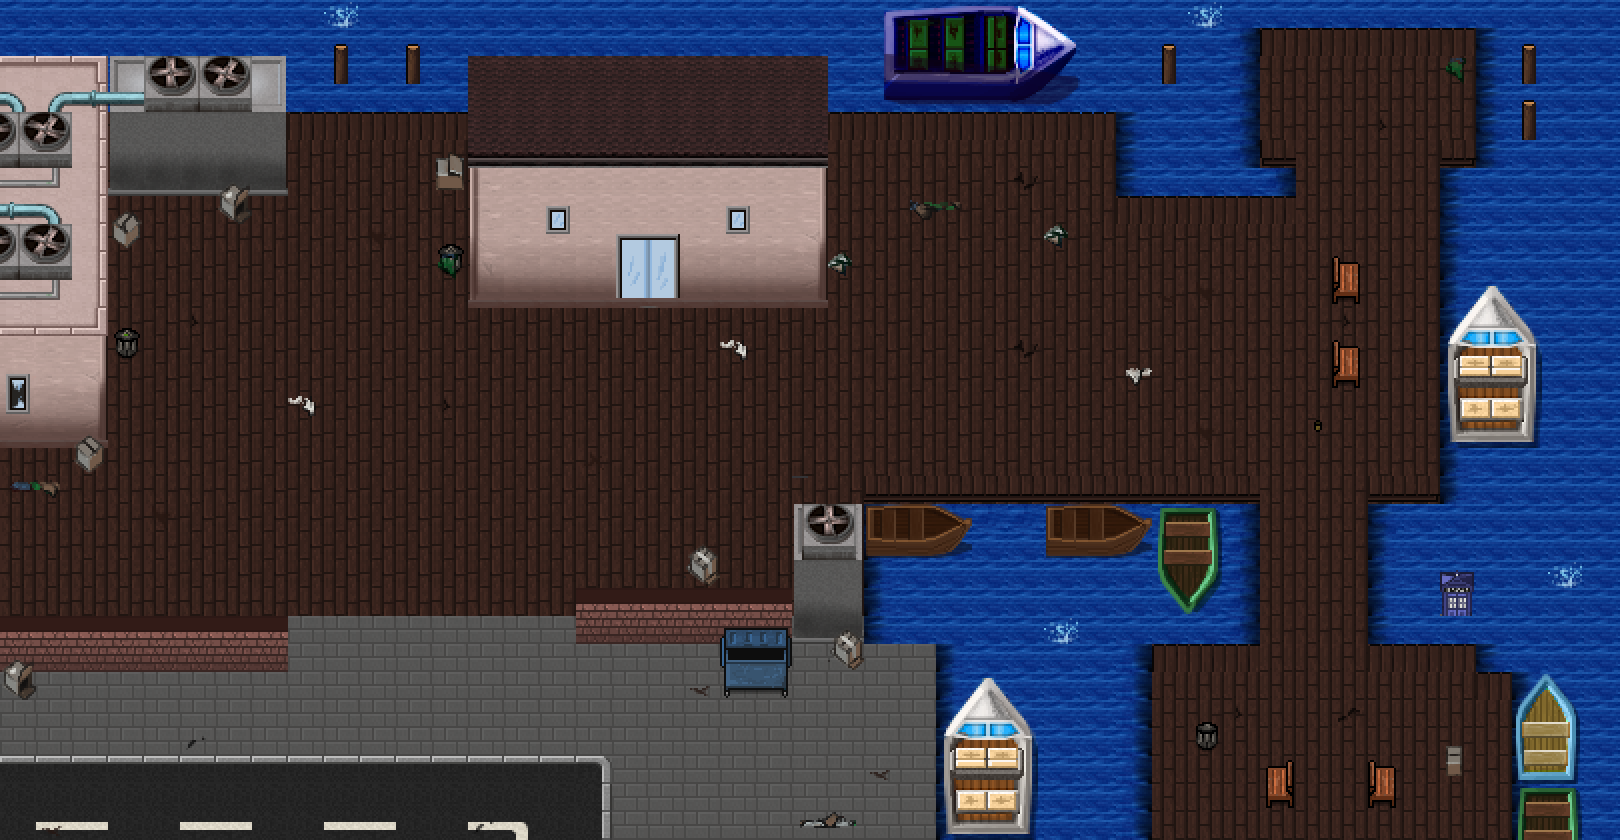

Rendered tile map (Tiled .tmx) drawn with the repository's tilesets; below, a short description and the map source with its tile grids summarised:
An orthogonal 45x30 tile map with 36x28 px tiles, 3 tile layers (map, ebene1, ebene2), 1 hidden layer not drawn.

<map version="1.0" orientation="orthogonal" renderorder="right-down" width="45" height="30" tilewidth="36" tileheight="28" nextobjectid="1">
 <tileset firstgid="1" name="sprite_sheet_props_main" tilewidth="36" tileheight="28">
  <image source="../img/sprite_sheet_props_main.png" width="1800" height="1400" />
 </tileset>
 <layer name="map" width="45" height="30">
  <data>[1350 cells, 1350 non-empty, 15 distinct tile ids]</data>
 </layer>
 <layer name="ebene1" width="45" height="30">
  <data>[1350 cells, 803 non-empty, 90 distinct tile ids]</data>
 </layer>
 <layer name="walkable" width="45" height="30" visible="0">
  <data>[1350 cells, 545 non-empty, 1 distinct tile ids]</data>
 </layer>
 <layer name="ebene2" width="45" height="30">
  <data>[1350 cells, 173 non-empty, 107 distinct tile ids]</data>
 </layer>
</map>
